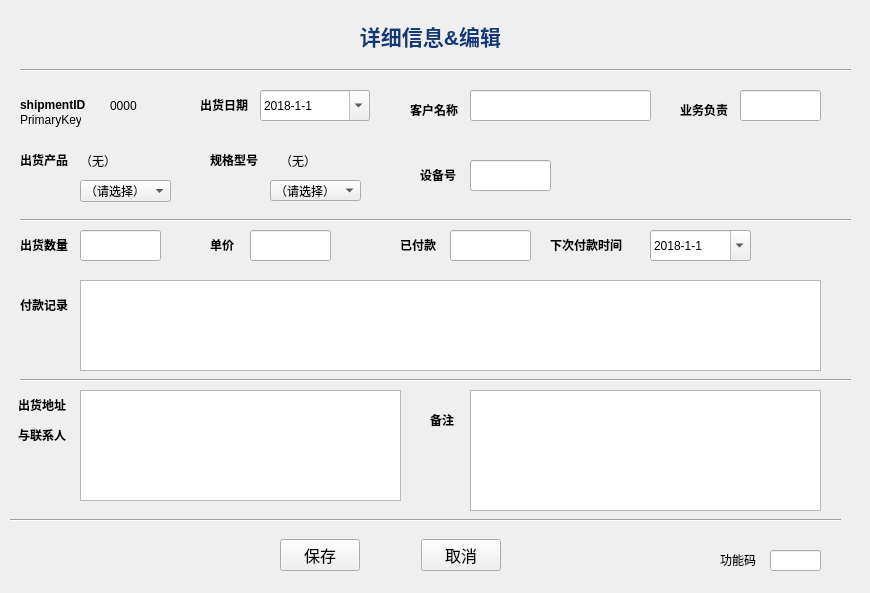
<?xml version="1.0" encoding="UTF-8"?>
<ui version="4.0">
 <class>Form</class>
 <widget class="QWidget" name="Form">
  <property name="geometry">
   <rect>
    <x>0</x>
    <y>0</y>
    <width>870</width>
    <height>593</height>
   </rect>
  </property>
  <property name="focusPolicy">
   <enum>Qt::StrongFocus</enum>
  </property>
  <property name="windowTitle">
   <string>Form</string>
  </property>
  <property name="autoFillBackground">
   <bool>true</bool>
  </property>
  <widget class="QLabel" name="label_13">
   <property name="geometry">
    <rect>
     <x>350</x>
     <y>20</y>
     <width>161</width>
     <height>31</height>
    </rect>
   </property>
   <property name="text">
    <string>&lt;html&gt;&lt;head/&gt;&lt;body&gt;&lt;p align=&quot;center&quot;&gt;&lt;span style=&quot; font-size:16pt; font-weight:600; color:#0f3978;&quot;&gt;详细信息&amp;amp;编辑&lt;/span&gt;&lt;/p&gt;&lt;/body&gt;&lt;/html&gt;</string>
   </property>
  </widget>
  <widget class="QLabel" name="label_7">
   <property name="geometry">
    <rect>
     <x>20</x>
     <y>290</y>
     <width>59</width>
     <height>31</height>
    </rect>
   </property>
   <property name="text">
    <string>&lt;html&gt;&lt;head/&gt;&lt;body&gt;&lt;p&gt;&lt;span style=&quot; font-weight:600;&quot;&gt;付款记录&lt;/span&gt;&lt;/p&gt;&lt;/body&gt;&lt;/html&gt;</string>
   </property>
  </widget>
  <widget class="QLabel" name="label_6">
   <property name="geometry">
    <rect>
     <x>680</x>
     <y>100</y>
     <width>59</width>
     <height>21</height>
    </rect>
   </property>
   <property name="text">
    <string>&lt;html&gt;&lt;head/&gt;&lt;body&gt;&lt;p&gt;&lt;span style=&quot; font-weight:600;&quot;&gt;业务负责&lt;/span&gt;&lt;/p&gt;&lt;/body&gt;&lt;/html&gt;</string>
   </property>
  </widget>
  <widget class="QWidget" name="horizontalLayoutWidget">
   <property name="geometry">
    <rect>
     <x>280</x>
     <y>530</y>
     <width>221</width>
     <height>51</height>
    </rect>
   </property>
   <layout class="QHBoxLayout" name="horizontalLayout">
    <item>
     <widget class="QPushButton" name="pushButton_save">
      <property name="font">
       <font>
        <family>宋体</family>
        <pointsize>12</pointsize>
        <weight>50</weight>
        <bold>false</bold>
       </font>
      </property>
      <property name="text">
       <string>保存</string>
      </property>
     </widget>
    </item>
    <item>
     <spacer name="horizontalSpacer">
      <property name="orientation">
       <enum>Qt::Horizontal</enum>
      </property>
      <property name="sizeHint" stdset="0">
       <size>
        <width>40</width>
        <height>20</height>
       </size>
      </property>
     </spacer>
    </item>
    <item>
     <widget class="QPushButton" name="pushButton_cancel">
      <property name="font">
       <font>
        <family>宋体</family>
        <pointsize>12</pointsize>
        <weight>50</weight>
        <bold>false</bold>
       </font>
      </property>
      <property name="text">
       <string>取消</string>
      </property>
     </widget>
    </item>
   </layout>
  </widget>
  <widget class="QLabel" name="label">
   <property name="geometry">
    <rect>
     <x>20</x>
     <y>90</y>
     <width>81</width>
     <height>31</height>
    </rect>
   </property>
   <property name="text">
    <string>&lt;html&gt;&lt;head/&gt;&lt;body&gt;&lt;p&gt;&lt;span style=&quot; font-weight:600;&quot;&gt;shipmentID&lt;/span&gt;&lt;/p&gt;&lt;/body&gt;&lt;/html&gt;</string>
   </property>
  </widget>
  <widget class="QLabel" name="label_2">
   <property name="geometry">
    <rect>
     <x>410</x>
     <y>100</y>
     <width>51</width>
     <height>21</height>
    </rect>
   </property>
   <property name="text">
    <string>&lt;html&gt;&lt;head/&gt;&lt;body&gt;&lt;p&gt;&lt;span style=&quot; font-weight:600;&quot;&gt;客户名称&lt;/span&gt;&lt;/p&gt;&lt;/body&gt;&lt;/html&gt;</string>
   </property>
  </widget>
  <widget class="QLineEdit" name="lineEdit_customer">
   <property name="geometry">
    <rect>
     <x>470</x>
     <y>90</y>
     <width>181</width>
     <height>31</height>
    </rect>
   </property>
  </widget>
  <widget class="QLabel" name="label_3">
   <property name="geometry">
    <rect>
     <x>20</x>
     <y>150</y>
     <width>51</width>
     <height>21</height>
    </rect>
   </property>
   <property name="text">
    <string>&lt;html&gt;&lt;head/&gt;&lt;body&gt;&lt;p&gt;&lt;span style=&quot; font-weight:600;&quot;&gt;出货产品&lt;/span&gt;&lt;/p&gt;&lt;/body&gt;&lt;/html&gt;</string>
   </property>
  </widget>
  <widget class="QLineEdit" name="lineEdit_sales">
   <property name="geometry">
    <rect>
     <x>740</x>
     <y>90</y>
     <width>81</width>
     <height>31</height>
    </rect>
   </property>
   <property name="text">
    <string/>
   </property>
  </widget>
  <widget class="QLabel" name="label_9">
   <property name="geometry">
    <rect>
     <x>20</x>
     <y>230</y>
     <width>51</width>
     <height>31</height>
    </rect>
   </property>
   <property name="text">
    <string>&lt;html&gt;&lt;head/&gt;&lt;body&gt;&lt;p&gt;&lt;span style=&quot; font-weight:600;&quot;&gt;出货数量&lt;/span&gt;&lt;/p&gt;&lt;/body&gt;&lt;/html&gt;</string>
   </property>
  </widget>
  <widget class="QComboBox" name="comboBox_production">
   <property name="geometry">
    <rect>
     <x>80</x>
     <y>180</y>
     <width>91</width>
     <height>22</height>
    </rect>
   </property>
   <item>
    <property name="text">
     <string>（请选择）</string>
    </property>
   </item>
   <item>
    <property name="text">
     <string>分选机</string>
    </property>
   </item>
   <item>
    <property name="text">
     <string>点焊机</string>
    </property>
   </item>
   <item>
    <property name="text">
     <string>面垫机</string>
    </property>
   </item>
   <item>
    <property name="text">
     <string>PACK自动产线</string>
    </property>
   </item>
   <item>
    <property name="text">
     <string>其他</string>
    </property>
   </item>
  </widget>
  <widget class="QPlainTextEdit" name="plainTextEdit_payRecord">
   <property name="geometry">
    <rect>
     <x>80</x>
     <y>280</y>
     <width>741</width>
     <height>91</height>
    </rect>
   </property>
  </widget>
  <widget class="QLineEdit" name="lineEdit_number">
   <property name="geometry">
    <rect>
     <x>80</x>
     <y>230</y>
     <width>81</width>
     <height>31</height>
    </rect>
   </property>
   <property name="text">
    <string/>
   </property>
  </widget>
  <widget class="QLabel" name="label_11">
   <property name="geometry">
    <rect>
     <x>200</x>
     <y>90</y>
     <width>51</width>
     <height>31</height>
    </rect>
   </property>
   <property name="text">
    <string>&lt;html&gt;&lt;head/&gt;&lt;body&gt;&lt;p&gt;&lt;span style=&quot; font-weight:600;&quot;&gt;出货日期&lt;/span&gt;&lt;/p&gt;&lt;/body&gt;&lt;/html&gt;</string>
   </property>
  </widget>
  <widget class="QComboBox" name="comboBox_model">
   <property name="geometry">
    <rect>
     <x>270</x>
     <y>180</y>
     <width>91</width>
     <height>21</height>
    </rect>
   </property>
   <item>
    <property name="text">
     <string>（请选择）</string>
    </property>
   </item>
   <item>
    <property name="text">
     <string>AIBAT-204</string>
    </property>
   </item>
   <item>
    <property name="text">
     <string>AIBAT-105</string>
    </property>
   </item>
   <item>
    <property name="text">
     <string>AIBAT-107</string>
    </property>
   </item>
   <item>
    <property name="text">
     <string>AIBAT-111</string>
    </property>
   </item>
   <item>
    <property name="text">
     <string>MD300</string>
    </property>
   </item>
   <item>
    <property name="text">
     <string>MD500</string>
    </property>
   </item>
   <item>
    <property name="text">
     <string>WM3</string>
    </property>
   </item>
   <item>
    <property name="text">
     <string>WD300</string>
    </property>
   </item>
   <item>
    <property name="text">
     <string>WD500</string>
    </property>
   </item>
   <item>
    <property name="text">
     <string>WD700</string>
    </property>
   </item>
   <item>
    <property name="text">
     <string>WS600</string>
    </property>
   </item>
   <item>
    <property name="text">
     <string>WS800</string>
    </property>
   </item>
   <item>
    <property name="text">
     <string>X200</string>
    </property>
   </item>
   <item>
    <property name="text">
     <string>X500</string>
    </property>
   </item>
   <item>
    <property name="text">
     <string>X800</string>
    </property>
   </item>
   <item>
    <property name="text">
     <string>其他</string>
    </property>
   </item>
  </widget>
  <widget class="QLabel" name="label_12">
   <property name="geometry">
    <rect>
     <x>210</x>
     <y>150</y>
     <width>51</width>
     <height>21</height>
    </rect>
   </property>
   <property name="text">
    <string>&lt;html&gt;&lt;head/&gt;&lt;body&gt;&lt;p&gt;&lt;span style=&quot; font-weight:600;&quot;&gt;规格型号&lt;/span&gt;&lt;/p&gt;&lt;/body&gt;&lt;/html&gt;</string>
   </property>
  </widget>
  <widget class="QLabel" name="label_14">
   <property name="geometry">
    <rect>
     <x>420</x>
     <y>160</y>
     <width>41</width>
     <height>31</height>
    </rect>
   </property>
   <property name="text">
    <string>&lt;html&gt;&lt;head/&gt;&lt;body&gt;&lt;p&gt;&lt;span style=&quot; font-weight:600;&quot;&gt;设备号&lt;/span&gt;&lt;/p&gt;&lt;/body&gt;&lt;/html&gt;</string>
   </property>
  </widget>
  <widget class="QLineEdit" name="lineEdit_macID">
   <property name="geometry">
    <rect>
     <x>470</x>
     <y>160</y>
     <width>81</width>
     <height>31</height>
    </rect>
   </property>
   <property name="text">
    <string/>
   </property>
  </widget>
  <widget class="Line" name="line">
   <property name="geometry">
    <rect>
     <x>20</x>
     <y>210</y>
     <width>831</width>
     <height>20</height>
    </rect>
   </property>
   <property name="orientation">
    <enum>Qt::Horizontal</enum>
   </property>
  </widget>
  <widget class="QLabel" name="label_16">
   <property name="geometry">
    <rect>
     <x>210</x>
     <y>230</y>
     <width>41</width>
     <height>31</height>
    </rect>
   </property>
   <property name="text">
    <string>&lt;html&gt;&lt;head/&gt;&lt;body&gt;&lt;p&gt;&lt;span style=&quot; font-weight:600;&quot;&gt;单价&lt;/span&gt;&lt;/p&gt;&lt;/body&gt;&lt;/html&gt;</string>
   </property>
  </widget>
  <widget class="QLineEdit" name="lineEdit_unitPrice">
   <property name="geometry">
    <rect>
     <x>250</x>
     <y>230</y>
     <width>81</width>
     <height>31</height>
    </rect>
   </property>
   <property name="text">
    <string/>
   </property>
  </widget>
  <widget class="QLabel" name="label_17">
   <property name="geometry">
    <rect>
     <x>400</x>
     <y>230</y>
     <width>41</width>
     <height>31</height>
    </rect>
   </property>
   <property name="text">
    <string>&lt;html&gt;&lt;head/&gt;&lt;body&gt;&lt;p&gt;&lt;span style=&quot; font-weight:600;&quot;&gt;已付款&lt;/span&gt;&lt;/p&gt;&lt;/body&gt;&lt;/html&gt;</string>
   </property>
  </widget>
  <widget class="QLineEdit" name="lineEdit_paid">
   <property name="geometry">
    <rect>
     <x>450</x>
     <y>230</y>
     <width>81</width>
     <height>31</height>
    </rect>
   </property>
   <property name="text">
    <string/>
   </property>
  </widget>
  <widget class="QLabel" name="label_8">
   <property name="geometry">
    <rect>
     <x>18</x>
     <y>390</y>
     <width>61</width>
     <height>61</height>
    </rect>
   </property>
   <property name="text">
    <string>&lt;html&gt;&lt;head/&gt;&lt;body&gt;&lt;p&gt;&lt;span style=&quot; font-weight:600;&quot;&gt;出货地址&lt;/span&gt;&lt;/p&gt;&lt;p&gt;&lt;span style=&quot; font-weight:600;&quot;&gt;与联系人&lt;/span&gt;&lt;/p&gt;&lt;/body&gt;&lt;/html&gt;</string>
   </property>
  </widget>
  <widget class="QPlainTextEdit" name="plainTextEdit_shipto">
   <property name="geometry">
    <rect>
     <x>80</x>
     <y>390</y>
     <width>321</width>
     <height>111</height>
    </rect>
   </property>
  </widget>
  <widget class="QLabel" name="label_10">
   <property name="geometry">
    <rect>
     <x>430</x>
     <y>390</y>
     <width>31</width>
     <height>61</height>
    </rect>
   </property>
   <property name="text">
    <string>&lt;html&gt;&lt;head/&gt;&lt;body&gt;&lt;p&gt;&lt;span style=&quot; font-weight:600;&quot;&gt;备注&lt;/span&gt;&lt;/p&gt;&lt;/body&gt;&lt;/html&gt;</string>
   </property>
  </widget>
  <widget class="QPlainTextEdit" name="plainTextEdit_remark">
   <property name="geometry">
    <rect>
     <x>470</x>
     <y>390</y>
     <width>351</width>
     <height>121</height>
    </rect>
   </property>
  </widget>
  <widget class="Line" name="line_2">
   <property name="geometry">
    <rect>
     <x>20</x>
     <y>370</y>
     <width>831</width>
     <height>20</height>
    </rect>
   </property>
   <property name="orientation">
    <enum>Qt::Horizontal</enum>
   </property>
  </widget>
  <widget class="Line" name="line_3">
   <property name="geometry">
    <rect>
     <x>10</x>
     <y>510</y>
     <width>831</width>
     <height>20</height>
    </rect>
   </property>
   <property name="orientation">
    <enum>Qt::Horizontal</enum>
   </property>
  </widget>
  <widget class="QLabel" name="label_18">
   <property name="geometry">
    <rect>
     <x>550</x>
     <y>230</y>
     <width>81</width>
     <height>31</height>
    </rect>
   </property>
   <property name="text">
    <string>&lt;html&gt;&lt;head/&gt;&lt;body&gt;&lt;p&gt;&lt;span style=&quot; font-weight:600;&quot;&gt;下次付款时间&lt;/span&gt;&lt;/p&gt;&lt;/body&gt;&lt;/html&gt;</string>
   </property>
  </widget>
  <widget class="Line" name="line_4">
   <property name="geometry">
    <rect>
     <x>20</x>
     <y>60</y>
     <width>831</width>
     <height>20</height>
    </rect>
   </property>
   <property name="orientation">
    <enum>Qt::Horizontal</enum>
   </property>
  </widget>
  <widget class="QLabel" name="label_production">
   <property name="geometry">
    <rect>
     <x>80</x>
     <y>150</y>
     <width>91</width>
     <height>21</height>
    </rect>
   </property>
   <property name="text">
    <string>（无）</string>
   </property>
  </widget>
  <widget class="QLabel" name="label_model">
   <property name="geometry">
    <rect>
     <x>280</x>
     <y>150</y>
     <width>81</width>
     <height>21</height>
    </rect>
   </property>
   <property name="text">
    <string>（无）</string>
   </property>
  </widget>
  <widget class="QDateEdit" name="dateEdit_ship">
   <property name="geometry">
    <rect>
     <x>260</x>
     <y>90</y>
     <width>110</width>
     <height>31</height>
    </rect>
   </property>
   <property name="dateTime">
    <datetime>
     <hour>0</hour>
     <minute>0</minute>
     <second>0</second>
     <year>2018</year>
     <month>1</month>
     <day>1</day>
    </datetime>
   </property>
   <property name="displayFormat">
    <string>yyyy-M-d</string>
   </property>
   <property name="calendarPopup">
    <bool>true</bool>
   </property>
   <property name="date">
    <date>
     <year>2018</year>
     <month>1</month>
     <day>1</day>
    </date>
   </property>
  </widget>
  <widget class="QDateEdit" name="dateEdit_pay">
   <property name="geometry">
    <rect>
     <x>650</x>
     <y>230</y>
     <width>101</width>
     <height>31</height>
    </rect>
   </property>
   <property name="dateTime">
    <datetime>
     <hour>0</hour>
     <minute>0</minute>
     <second>0</second>
     <year>2018</year>
     <month>1</month>
     <day>1</day>
    </datetime>
   </property>
   <property name="displayFormat">
    <string>yyyy-M-d</string>
   </property>
   <property name="calendarPopup">
    <bool>true</bool>
   </property>
  </widget>
  <widget class="QLineEdit" name="lineEdit_passcode">
   <property name="geometry">
    <rect>
     <x>770</x>
     <y>550</y>
     <width>51</width>
     <height>21</height>
    </rect>
   </property>
   <property name="text">
    <string/>
   </property>
   <property name="echoMode">
    <enum>QLineEdit::Password</enum>
   </property>
  </widget>
  <widget class="QLabel" name="label_15">
   <property name="geometry">
    <rect>
     <x>720</x>
     <y>550</y>
     <width>51</width>
     <height>20</height>
    </rect>
   </property>
   <property name="text">
    <string>&lt;html&gt;&lt;head/&gt;&lt;body&gt;&lt;p&gt;功能码&lt;/p&gt;&lt;/body&gt;&lt;/html&gt;</string>
   </property>
  </widget>
  <widget class="QLabel" name="label_id">
   <property name="geometry">
    <rect>
     <x>110</x>
     <y>90</y>
     <width>51</width>
     <height>31</height>
    </rect>
   </property>
   <property name="text">
    <string>0000</string>
   </property>
  </widget>
  <widget class="QLabel" name="label_4">
   <property name="geometry">
    <rect>
     <x>20</x>
     <y>110</y>
     <width>61</width>
     <height>21</height>
    </rect>
   </property>
   <property name="text">
    <string>&lt;html&gt;&lt;head/&gt;&lt;body&gt;&lt;p&gt;PrimaryKey&lt;/p&gt;&lt;/body&gt;&lt;/html&gt;</string>
   </property>
  </widget>
 </widget>
 <resources/>
 <connections/>
 <slots>
  <slot>saveToSqlite()</slot>
 </slots>
</ui>
